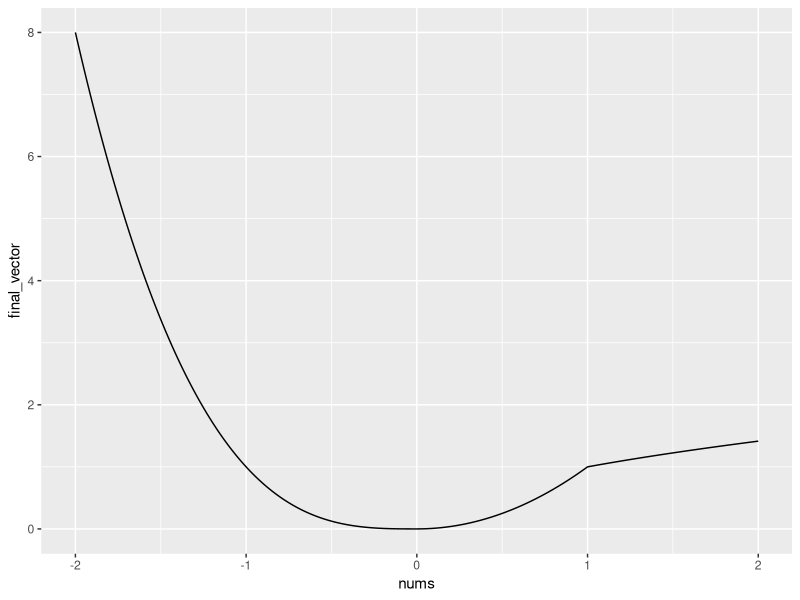
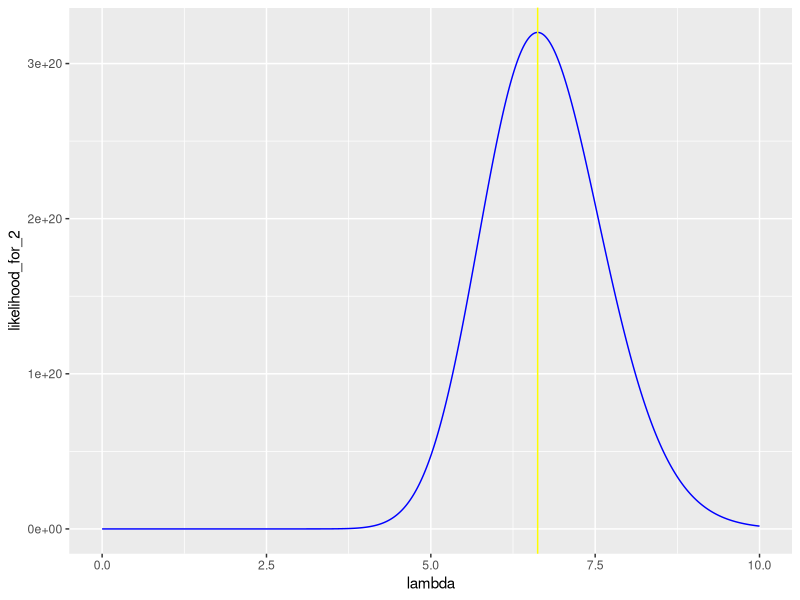
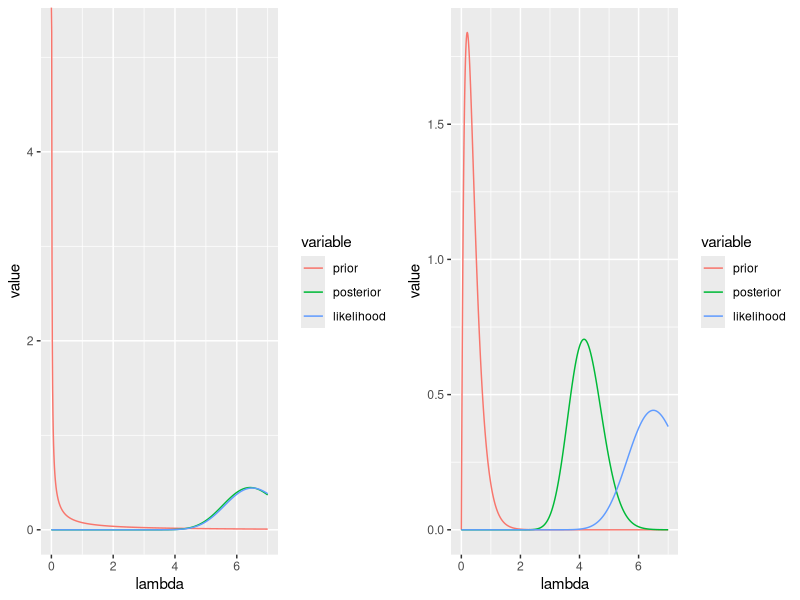

The R source for these figures, in order:
## ---- chunk 1
library(dplyr)
library(ggplot2)
library(tidyverse)
library(reshape2)
library(cowplot)

sessionInfo()
## ---- chunk 2
library(ggplot2)
f <- function(input_vector) {
  
  myVector<-rep(0,length(input_vector))
  y<-0
  c<-1
  
  for (x in input_vector){
    if (x<=0){
      y<--(x)^3
    }
    else if(x<=1 & x>0){
      y<-x^2
    }
    else{
      y<-sqrt(x)
    }
    
    myVector<-replace(myVector,c,y)
    c<-c+1
  }
  return(myVector) 
}

nums<-seq(2,-2,length=1000)
final_vector<-f(nums)


ggplot(mapping=aes(x=nums,y=final_vector))+geom_line()

## ---- chunk 3
x = c(0, 2, 5, 6, 10, 15, 8, 7)

lambda = seq(0,10,length=5000)

likelihood_for_2=lambda^(sum(x)) * exp(-length(x)*lambda)

log.lklh.poisson <- function(x, lambda){ 
  -sum(x * log(lambda) - log(factorial(x)) - lambda) 
}


theta_cap<-optim(par = 2, log.lklh.poisson, x = x)


MLE<-theta_cap$par
ggplot()+geom_line(aes(x=lambda,y=likelihood_for_2),color="blue")+
  geom_vline(xintercept =theta_cap$par,color="yellow")

#mean(x)
## ---- chunk 4
alpha <-2
beta <- 5

lambda <- seq(0,7, by = 0.01)
prior<-dgamma(lambda, alpha, beta)
posterior<-dgamma(lambda, alpha + sum(x), beta + length(x))
likelihood<-dgamma(lambda,sum(x),length(x))
df_of_values<-data.frame(lambda=lambda,prior=prior,posterior=posterior,
                         likelihood=likelihood)
d <- melt(df_of_values, id.vars="lambda")

two_5<-ggplot(d,aes(lambda,value,color=variable))+geom_line()

alpha2 <-0.1
beta2 <- 0.1

lambda2 <- seq(0,7, by = 0.01)
prior2<-dgamma(lambda2, alpha2, beta2)
posterior2<-dgamma(lambda2, alpha2 + sum(x), beta2 + length(x))
likelihood2<-dgamma(lambda,sum(x),length(x))
df_of_values2<-data.frame(lambda=lambda2,prior=prior2,posterior=posterior2,likelihood=likelihood2)
d2 <- melt(df_of_values2, id.vars="lambda")

plota <- ggplot(d2,aes(lambda,value,col=variable))+geom_line()
top_row<-plot_grid(plota,two_5,ncol=2)
top_row
